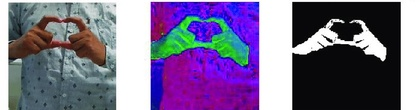
%> input picture Assignment-2/Assignment_2/Hand.jpg, 420 x 110 px, shrunk from 849 x 222 before the run
$ octave hand.m   (GNU Octave 9; MATLAB toolbox functions it lacks are replaced by stand-ins)
%> lines starting %> are read from the running program, lines starting %| are printed output that depends on the picture; in (x1, y1, x2, y2) boxes, pixels count from 0 and x2, y2 are one past the last pixel; in counts of white or black regions, pixels touching at a corner belong together; the program's own positions count from 1
original = imread("Hand.jpg");
%> original is the input picture: size 110x420x3 uint8; mean R, G, B 119.3, 107.4, 140.3
%-----------------------------------------------------------------------
% Using threshold algorithm
% Reading the image and the mask
input = imread("Hand.jpg");
input = rgb2gray(input);
mask = imread("Hand_morphology.jpg");
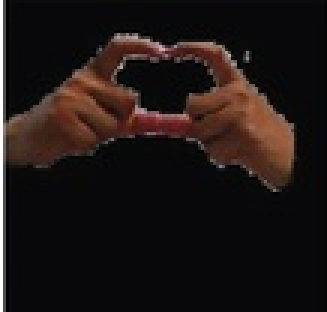
%> input picture Assignment-2/Assignment_2/Hand_morphology.jpg, 109 x 104 px, shrunk from 221 x 211 before the run (shown 3 times larger)
%> mask is the input picture: size 104x109x3 uint8; mean R, G, B 29.9, 22, 20.5


% Applying the threshold with value 135
T = 135;

% Iterating on each pixel and set the value accourding to the threshold
[row, col]=size(input);
%> row = 110; col = 420
IM_BW = zeros(row,col);

for i = 1:row
    for j=1:col
        if(input(i,j) > T)
            IM_BW(i,j)=1;
        else
            IM_BW(i,j)=0;
        end
    end
end
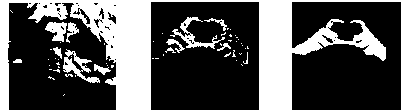
%> IM_BW: size 110x420 double; values 0 (black) and 1 (white), 35% white; 57 white regions (44 under 20 px), largest, box (x1, y1, x2, y2) and area: (0, 0, 420, 110) 14398, (63, 49, 100, 83) 413, (170, 17, 225, 49) 394

%----------------------------------------------------------------------
% Using k-means clustering algorithm
% Convert the image to double
img_double = im2double(original);

% Reshape the image into a 2D array for k-means clustering
img_reshaped = reshape(img_double, [], 3);

% Use k-means clustering to segment the image into 4 clusters
num_clusters = 4;
[cluster_idx, centroid] = kmeans(img_reshaped, num_clusters);
%> centroid = [0.0653 0.0519 0.0566; 0.413 0.0304 0.729; 0.973 0.973 0.979; 0.353 0.483 0.43]

% Reshape the cluster indices back into an image
clustered_img = reshape(cluster_idx, size(original, 1), size(original, 2));
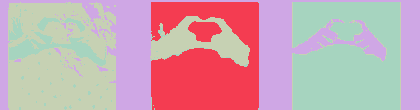
%> clustered_img: size 110x420 double; 4 distinct labels, from 1 to 4; one colour per label, 0 black
%----------------------------------------------------------------------
% Using watershed algorithm
% Reading the image
imgW = imread("Hand.jpg");

% Convert the image to grayscale
img_grayW = rgb2gray(imgW);

% Threshold the image to create a binary mask
threshold = graythresh(img_grayW);
%> threshold = 0.565
binary_mask = imbinarize(img_grayW, threshold);
%> binary_mask: size 110x420 logical; 33.4% white; 63 white regions (50 under 20 px), largest, box (x1, y1, x2, y2) and area: (0, 0, 420, 110) 14167, (45, 22, 67, 41) 239, (175, 32, 225, 48) 181

% Use the distance transform to create a "distance map" where the pixel values
% represent the distance to the nearest non-zero pixel in the binary mask
distance_transform = bwdist(~binary_mask);
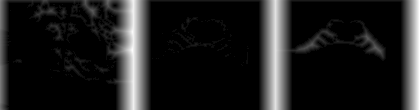
%> distance_transform: size 110x420 single; min 0, max 19.1, mean 2.25; drawn with min black and max white

% Apply the watershed algorithm to the distance map to segment the image
labelsW = watershed(-distance_transform);
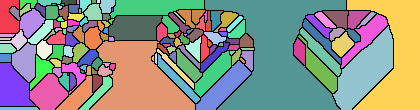
%> labelsW: size 110x420 uint8; 148 distinct labels, from 0 to 147; one colour per label, 0 black
%---------------------------------------------------------------------
% Output
figure(1),
subplot(2,2,1),imshow(original),title('original');
subplot(2,2,2),imshow(IM_BW),title('threshold=135');
subplot(2,2,3),imshow(label2rgb(clustered_img, centroid)),title('K-means segmentation');
%> after `imshow(label2rgb(clustered_img, centroid))`:
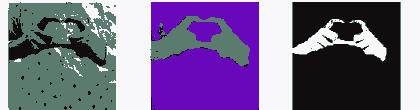
%> displayed picture: size 110x420x3, on the screen's scale of 0 to 255; mean R, G, B 119.3, 107.3, 140.4
subplot(2,2,4),imshow(label2rgb(labelsW)),title('Watershed segmentation');
%> after `imshow(label2rgb(labelsW))`:
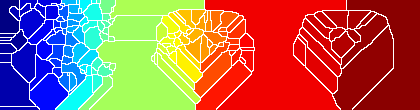
%> displayed picture: size 110x420x3, on the screen's scale of 0 to 255; mean R, G, B 164.6, 99.8, 86.6

figure(2),

subplot(2,2,1),imshow(mask),title("input Mask");
subplot(2,2,4),imshow(IM_BW),title('output mask');
%-------------------------------------------------------------------------
